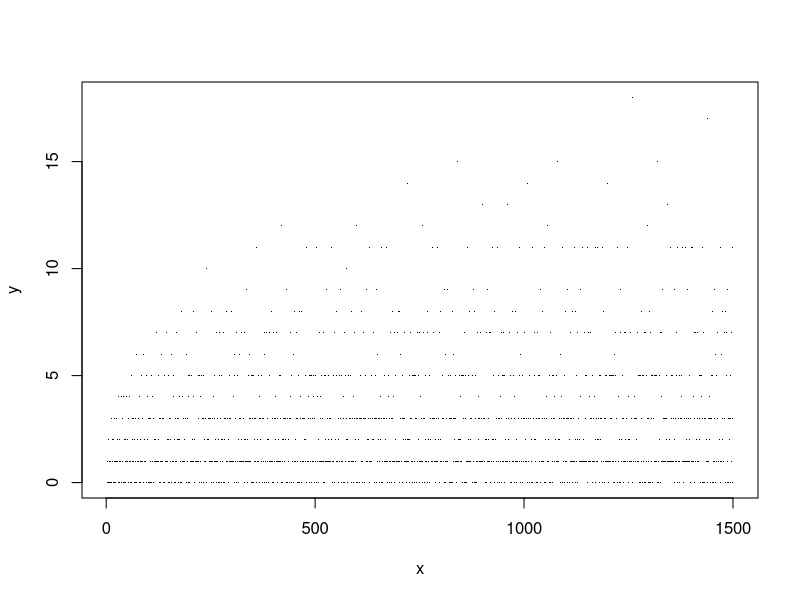

The R source for this figure: (Note: a time limit stopped this script after it produced the figure.)

sieve.with.marker = function(n){
  # purpose : generates the sieve of eratosthenes' with a counter on each number, 
  #           representing the number of times it was crossed out.
  # input   : a positive integer, n ; the maximum value to be represented by the
  #           sieve
  # output  : a vector of length n-1 where the ith element represents the number
  #           of times the jth element of the vector (2,3,4,...,n) was crossed 
  #           out in eratosthenes' sieve
  
  # standard input checks:
  n <- as.integer(n)
  if (n<0 | n%%1!=0) stop('sieve.with.marker expects positive integer input')
  
  u <- floor(sqrt(n)) + 1 # The highest number we need consider
  
  output <- rep(0,n-1)    # The vector which stores the number of crosses
  
  for(i in 2:u){
    
    # The number the index of the list of interest for number i is i-1
    # i.e index 2-1=1 represents the number i=2.
    
    for (j in i+1:n-1){
      # check each element is divisible by i with a 'good enough' test:
      if (abs((j+1)%%i)<1e-8) output[j] <- output[j] + 1 # if yes, add a cross
    }
  }
  
  output <- output[1:n-1] # trim the NAs created by the process
  class(output) <- 'sieve.output'
  return(output)
}

cross.count <- function(n, sieve=sieve.with.marker(n)){
  # purpose : returns the number of crosses the number n has in eratosthenes'
  #           sieve
  # input   : n, a positive integer
  # output  : a null or positive integer
  # standard input checks:
  
  n <- as.integer(n)
  
  if (n<0 | n%%1!=0) stop('cross.count expects positive integer input')
  
  if (class(sieve)!='sieve.output'){
    stop('sieve must be generated using the sieve.with.marker function')
  }
  
  if (length(sieve)+1<n) stop('sieve maximum value must be increased')
  
  return(sieve[n-1])
}

sieve20000 <-  sieve.with.marker(20000)

x <- seq(2,1500)
y <- sapply(x, cross.count)
plot(x,y,pch='.')
x[y==max(y)]

n <- 500000
x1 <- seq(2,n)
y1 <- sieve.with.marker(n)
plot(x1,y1,pch='.')
